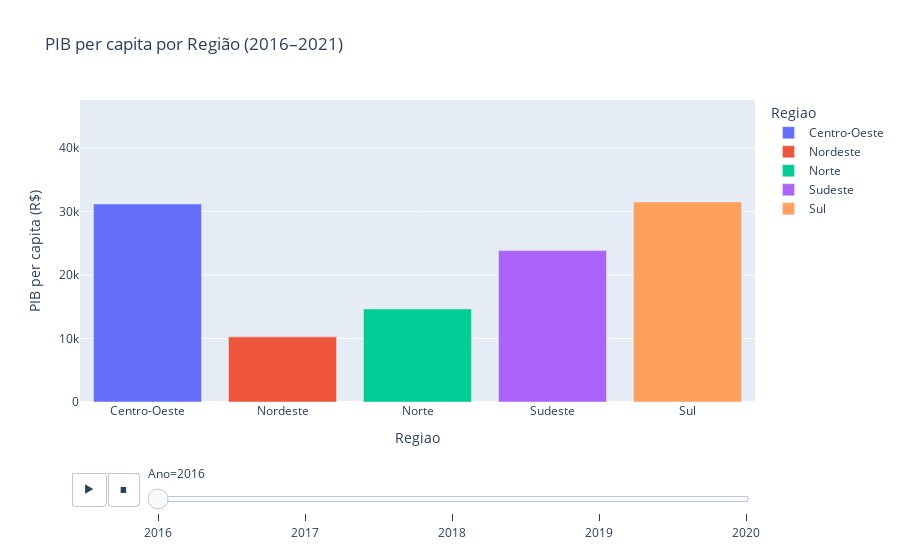

The cell this chart's notebook holds for it:
### Markdown cell above
#### 📊 Análise Exploratória do PIB per capita ao longo do tempo
Analisar o PIB_per_capita por estado e região ao longo do tempo (2016-2021).

### Code cell
df_regiao = pd.read_csv('pib_per_capita/pib_per_capita_regioes.csv')
df_regiao['Ano'] = df_regiao['Ano'].astype(str)


fig_regiao = px.bar(
    df_regiao,
    x='Regiao',
    y='PIB_per_capita',
    color='Regiao',
    animation_frame='Ano',
    animation_group='Regiao',  
    title='PIB per capita por Região (2016–2021)',
    labels={'PIB_per_capita': 'PIB per capita (R$)'},
    range_y=[0, df_regiao['PIB_per_capita'].max() * 1.1]
)

fig_regiao.show()

### Figure 1 — Plotly figure (JSON) as saved in the notebook; plotly's stock layout.template omitted (floating-point values rounded to 4 significant figures)
{"data": [{"hovertemplate": "Regiao=%{x}<br>Ano=2016<br>PIB per capita (R$)=%{y}<extra></extra>", "ids": ["Centro-Oeste"], "legendgroup": "Centro-Oeste", "marker": {"color": "#636efa", "pattern": {"shape": ""}}, "name": "Centro-Oeste", "orientation": "v", "showlegend": true, "textposition": "auto", "type": "bar", "x": ["Centro-Oeste"], "xaxis": "x", "y": [31210.0], "yaxis": "y"}, {"hovertemplate": "Regiao=%{x}<br>Ano=2016<br>PIB per capita (R$)=%{y}<extra></extra>", "ids": ["Nordeste"], "legendgroup": "Nordeste", "marker": {"color": "#EF553B", "pattern": {"shape": ""}}, "name": "Nordeste", "orientation": "v", "showlegend": true, "textposition": "auto", "type": "bar", "x": ["Nordeste"], "xaxis": "x", "y": [10260.0], "yaxis": "y"}, {"hovertemplate": "Regiao=%{x}<br>Ano=2016<br>PIB per capita (R$)=%{y}<extra></extra>", "ids": ["Norte"], "legendgroup": "Norte", "marker": {"color": "#00cc96", "pattern": {"shape": ""}}, "name": "Norte", "orientation": "v", "showlegend": true, "textposition": "auto", "type": "bar", "x": ["Norte"], "xaxis": "x", "y": [14650.0], "yaxis": "y"}, {"hovertemplate": "Regiao=%{x}<br>Ano=2016<br>PIB per capita (R$)=%{y}<extra></extra>", "ids": ["Sudeste"], "legendgroup": "Sudeste", "marker": {"color": "#ab63fa", "pattern": {"shape": ""}}, "name": "Sudeste", "orientation": "v", "showlegend": true, "textposition": "auto", "type": "bar", "x": ["Sudeste"], "xaxis": "x", "y": [23870.0], "yaxis": "y"}, {"hovertemplate": "Regiao=%{x}<br>Ano=2016<br>PIB per capita (R$)=%{y}<extra></extra>", "ids": ["Sul"], "legendgroup": "Sul", "marker": {"color": "#FFA15A", "pattern": {"shape": ""}}, "name": "Sul", "orientation": "v", "showlegend": true, "textposition": "auto", "type": "bar", "x": ["Sul"], "xaxis": "x", "y": [31520.0], "yaxis": "y"}], "layout": {"barmode": "relative", "legend": {"title": {"text": "Regiao"}, "tracegroupgap": 0}, "sliders": [{"active": 0, "currentvalue": {"prefix": "Ano="}, "len": 0.9, "pad": {"b": 10, "t": 60}, "steps": [{"args": [["2016"], {"frame": {"duration": 0, "redraw": true}, "fromcurrent": true, "mode": "immediate", "transition": {"duration": 0, "easing": "linear"}}], "label": "2016", "method": "animate"}, {"args": [["2017"], {"frame": {"duration": 0, "redraw": true}, "fromcurrent": true, "mode": "immediate", "transition": {"duration": 0, "easing": "linear"}}], "label": "2017", "method": "animate"}, {"args": [["2018"], {"frame": {"duration": 0, "redraw": true}, "fromcurrent": true, "mode": "immediate", "transition": {"duration": 0, "easing": "linear"}}], "label": "2018", "method": "animate"}, {"args": [["2019"], {"frame": {"duration": 0, "redraw": true}, "fromcurrent": true, "mode": "immediate", "transition": {"duration": 0, "easing": "linear"}}], "label": "2019", "method": "animate"}, {"args": [["2020"], {"frame": {"duration": 0, "redraw": true}, "fromcurrent": true, "mode": "immediate", "transition": {"duration": 0, "easing": "linear"}}], "label": "2020", "method": "animate"}], "x": 0.1, "xanchor": "left", "y": 0, "yanchor": "top"}], "title": {"text": "PIB per capita por Região (2016–2021)"}, "updatemenus": [{"buttons": [{"args": [null, {"frame": {"duration": 500, "redraw": true}, "fromcurrent": true, "mode": "immediate", "transition": {"duration": 500, "easing": "linear"}}], "label": "&#9654;", "method": "animate"}, {"args": [[null], {"frame": {"duration": 0, "redraw": true}, "fromcurrent": true, "mode": "immediate", "transition": {"duration": 0, "easing": "linear"}}], "label": "&#9724;", "method": "animate"}], "direction": "left", "pad": {"r": 10, "t": 70}, "showactive": false, "type": "buttons", "x": 0.1, "xanchor": "right", "y": 0, "yanchor": "top"}], "xaxis": {"anchor": "y", "categoryarray": ["Centro-Oeste", "Nordeste", "Norte", "Sudeste", "Sul"], "categoryorder": "array", "domain": [0, 1], "title": {"text": "Regiao"}}, "yaxis": {"anchor": "x", "domain": [0, 1], "range": [0, 47580.0], "title": {"text": "PIB per capita (R$)"}}}}
